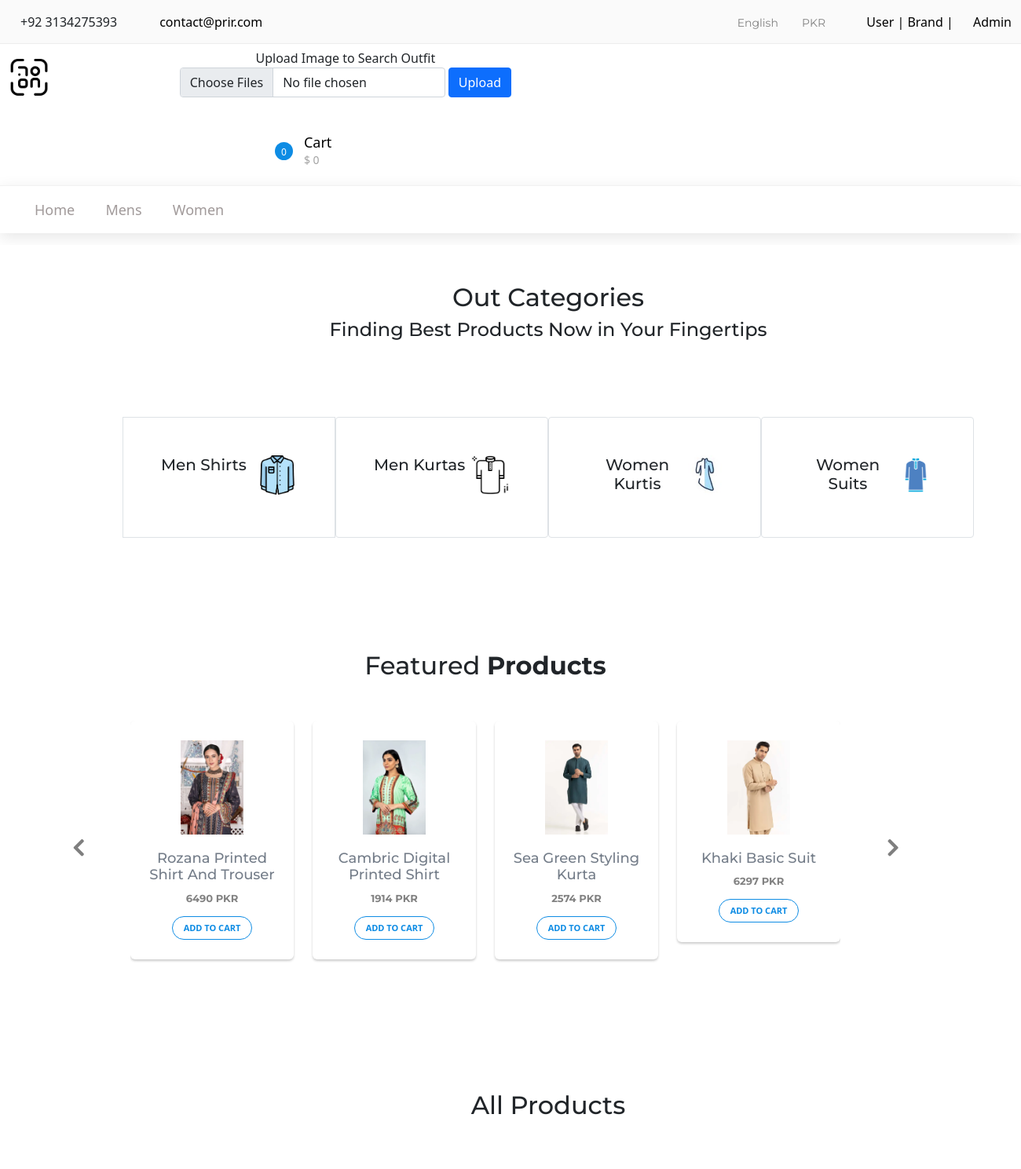
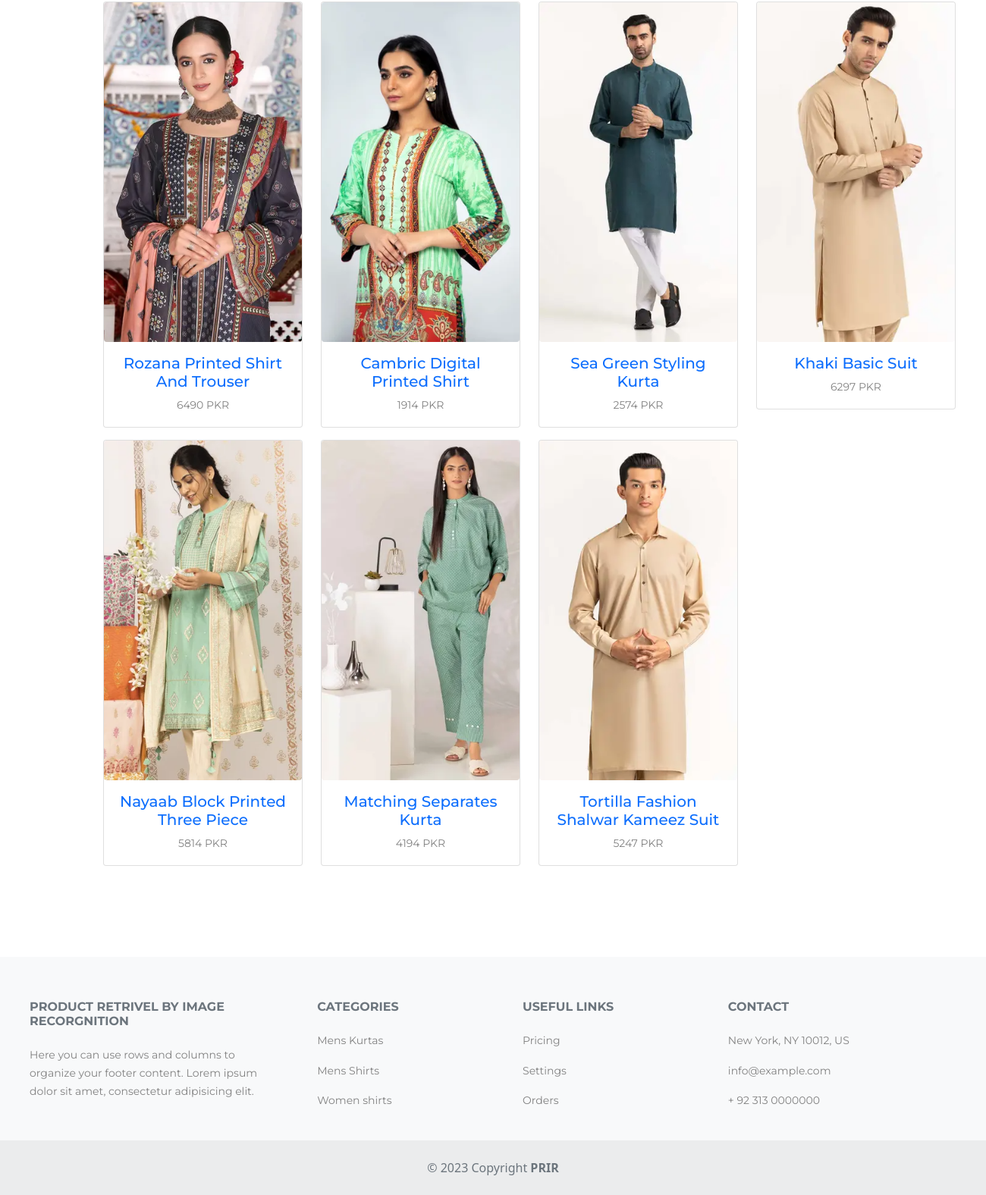
The page / on the database its author committed (2 pictures, top to bottom).
### app/models.py (models this page shows, shortened)
class Product(models.Model):
    Product_Name = models.CharField(max_length=40)
    Product_Price = models.CharField(max_length=20)
    Product_Category = models.CharField(max_length=20)
    Product_Description = models.TextField(max_length=50)
    Product_Stock = models.IntegerField(default=0)
    slug = models.SlugField(unique=True, null=True, blank=True)
    Product_Brand = models.ForeignKey(Brand, on_delete=models.CASCADE)

### app/views.py (the view)
# urls.py: path('',views.Index, name='index'),
def Index(request):
    products = Product.objects.all()                #retrive all products
    n=len(products)
    nslides = n//4 + ceil((n/4)-(n//4))
    productImages ={}
    for product in products:
        ProductImage = PImage.objects.filter(Product=product).values().first()
        productImages[product.id] = ProductImage
    print("this is query set")
    print(productImages)
    params={'no_of_slides':nslides, 'range':range(1, nslides), 'product':products,"PImage":productImages}
    return render(request, 'index.html',params)

### app/views.py (called while the page is built)
@register.filter
def get_item(dictionary, key):
    print("in get item")
    print(dictionary[key]['Product_Image'])
    return dictionary[key]['Product_Image']

### app/templates/index.html (shortened to what this page needs)
{% extends "base.html" %}
{% load static %}
{% block main_content %}
    <div class="category text-center container m-5">
        <h2>Out Categories</h2>
        <h4>Finding Best Products Now in Your Fingertips</h4>
    <div class="row m-5 p-5">
        <div class="col-3 border rounded-5 d-flex justify-content-between p-5">
            <h5>Men Shirts</h5>
            <img src="{% static 'mansshirt.png' %}" style="width: 50px; height: 50px;">
        </div>
        <div class="col-3 border rounded d-flex justify-content-between p-5">
            <h5>Men Kurtas</h5>
            <img src="{% static 'menskurta.png' %}"  style="width: 50px; height: 50px;">
        </div>
        <div class="col-3 border rounded d-flex justify-content-between p-5">
            <h5>Women Kurtis</h5>
            <img src="{% static 'womenkurta.jpg' %}"  style="width: 50px; height: 50px;">
        </div>
        <div class="col-3 border rounded d-flex justify-content-between p-5">
            <h5>Women Suits</h5>
            <img src="{% static 'womensuit.png' %}"  style="width: 50px; height: 50px;">
        </div>
    </div>
    </div>
    <div class="container-xl p-5 m-5">
	<div class="row">
		<div class="col-md-12 text-center">
			<h2 class="mb-5">Featured <b>Products</b></h2>
			<div id="myCarousel" class="carousel slide" data-ride="carousel" data-interval="0">
			<div class="carousel-inner">
				<div class="item carousel-item active">
					<div class="row">
                         {% for product in product %}
                             {% if forloop.counter <= 4 %}
						    <div class="col-sm-3">
							<div class="thumb-wrapper">
								<div class="img-box">
									<img src="/media/{{PImage|get_item:product.id}}" class="img-fluid" alt="">
								</div>
								<div class="thumb-content">
									<h4>{{ product.Product_Name }}</h4>
									<p class="item-price"><b>{{ product.Product_Price }} PKR</b></p>
									<a href="{% url 'get_single_product' product.slug %}" class="btn btn-primary">Add to Cart</a>
								</div>
							</div>
						</div>
                             {% endif %}
                         {% endfor %}
					</div>
				</div>
			</div>
			<a class="carousel-control-prev" href="#myCarousel" data-slide="prev">
				<i class="fa fa-angle-left"></i>
			</a>
			<a class="carousel-control-next" href="#myCarousel" data-slide="next">
				<i class="fa fa-angle-right"></i>
			</a>
		</div>
		</div>
	</div>
</div>
  <div class="container m-5">
    <h2 class="text-center">All Products</h2>
    <div class="row m-3 p-5">
      {% for product in product %}
        <div class="col-md-3 mb-3">
        <a href="{% url 'get_single_product' product.slug %}" >
          <div class="card text-center">
            <img src="/media/{{PImage|get_item:product.id}}" class="card-img-top img-fluid rounded" style="width: 20rem;height: 28rem; object-fit: cover" alt="{{ product.Product_Name }}">
             <div class="card-body">
              <h5 class="card-title">{{ product.Product_Name }}</h5>
                 <p class="card-text">{{ product.Product_Price }} PKR</p>
            </div>
          </div>
            </a>
        </div>
      {% endfor %}
    </div>
</div>
{% endblock %}

### app/templates/base.html (shortened to what this page needs)
{% include 'header.html' %}
{% block main_content %}
{% endblock main_content %}
{% include 'footer.html' %}

### app/templates/header.html (shortened to what this page needs)
{% load static %}
<!doctype html>
<html lang="en">
  <head>
    <link href="https://cdn.jsdelivr.net/npm/bootstrap@5.0.2/dist/css/bootstrap.min.css" rel="stylesheet">
    <link rel="stylesheet" type="text/css" href="{% static 'css/style.css' %}">
    <link rel="stylesheet" href="https://stackpath.bootstrapcdn.com/bootstrap/4.5.0/css/bootstrap.min.css">
    <link rel="stylesheet" href="https://maxcdn.bootstrapcdn.com/font-awesome/4.7.0/css/font-awesome.min.css">
    <link rel="stylesheet" href="https://cdn.jsdelivr.net/npm/bootstrap-icons@1.10.2/font/bootstrap-icons.css">
  </head>
  <body>
    <div class="super_container">
	<header class="header">
		<div class="top_bar">
			<div class="container">
				<div class="row">
					<div class="col d-flex flex-row">
						<div class="top_bar_contact_item"><div class="top_bar_icon"><img src="https://res.cloudinary.com/dxfq3iotg/image/upload/v1560918577/phone.png" alt=""></div>+92 3134275393</div>
						<div class="top_bar_contact_item"><div class="top_bar_icon"><img src="https://res.cloudinary.com/dxfq3iotg/image/upload/v1560918597/mail.png" alt=""></div><a href="mailto:fastsales@gmail.com">contact@prir.com</a></div>
						<div class="top_bar_content ml-auto">
							<div class="top_bar_menu">
								<ul class="standard_dropdown top_bar_dropdown">
								 <li>
                                     <p>English</p>
									</li>
									 <li>
										<p>PKR</p>
									</li>
								</ul>
							</div>
							<div class="top_bar_user">
								<div><a href="/user">User | </a></div>
								<div><a href="/brand_register">Brand | </a></div>
								<div><a href="/admin">Admin</a></div>
							</div>
						</div>
					</div>
				</div>
			</div>
		</div>
		<div class="header_main">
			<div class="container">
				<div class="row">
					<div class="col-lg-2 col-sm-3 col-3 order-1">
						<div class="logo_container">
                            <div class="logo"><a href="/"><img src="{% static 'logo.png' %}" style="width: 50px;"></a> </div>
						</div>
					</div>
					<div class="col-lg-6 col-12 order-lg-2 order-3 text-lg-left text-right">
						<div class="header_search">
							<div class="header_search_content">
								<div class="">
                                      <form class="form-inline" action="/image_recognition/" method="POST" enctype="multipart/form-data">{% csrf_token %}
                                         <div class="mb-3">
                                              <label for="productimage" class="form-label">Upload Image to Search Outfit</label>
                                              <input class="form-control" type="file" id="productimage" multiple name="dress">
                                             <button type="submit" class="btn btn-primary">Upload</button>
                                         </div>
                                      </form>
							</div>
						</div>
					</div>
					<div class="col-lg-4 col-9 order-lg-3 order-2 text-lg-left text-right">
						<div class="wishlist_cart d-flex flex-row align-items-center justify-content-end">
							<div class="cart">
								<div class="cart_container d-flex flex-row align-items-center justify-content-end">
									<div class="cart_icon">
                                        {% if cart_products %}
                                            <div class="cart_count"><span>{{item.Quantity}}</span></div>
                                        {% else %}
                                        <div class="cart_count"><span>0</span></div>
                                        {% endif %}
									</div>
									<div class="cart_content">
										<div class="cart_text"><a href="#">Cart</a></div>
                                        {% if cart_products %}
										    <div class="cart_price">${{total_cost}}</div>
                                            {% else %}
                                            <div class="cart_price">$ 0</div>
                                            {% endif %}
									</div>
								</div>
							</div>
						</div>
					</div>
				</div>
			</div>
		</div>
		<nav class="main_nav">
			<div class="container">
				<div class="row">
					<div class="col">
						<div class="main_nav_content d-flex flex-row">
							<div class="main_nav_menu">
								<ul class="standard_dropdown main_nav_dropdown">
									<li><a href="/">Home</a></li>
									<li>
										<a href="#">Mens</a>
									</li>
                                    <li>
										<a href="#">Women</a>
									</li>
								</ul>
							</div>
						</div>
					</div>
				</div>
			</div>
		</nav>
	</header>
</div>
  </body>
</html>

### app/templates/footer.html (shortened to what this page needs)
<!doctype html>
<html lang="en">
  <head>
    <link href="https://cdn.jsdelivr.net/npm/bootstrap@5.0.2/dist/css/bootstrap.min.css" rel="stylesheet">
  </head>
  <body>
    <footer class="text-center text-lg-start bg-light text-muted">
        <section class="pt-2">
        <div class="container text-center text-md-start mt-5">
          <div class="row mt-3">
            <div class="col-md-3 col-lg-4 col-xl-3 mx-auto mb-4">
              <h6 class="text-uppercase fw-bold mb-4">
                </i>Product Retrivel by Image Recorgnition
              </h6>
              <p>
                Here you can use rows and columns to organize your footer content. Lorem ipsum
                dolor sit amet, consectetur adipisicing elit.
              </p>
            </div>
            <div class="col-md-2 col-lg-2 col-xl-2 mx-auto mb-4">
              <h6 class="text-uppercase fw-bold mb-4">
                Categories
              </h6>
              <p>
                <a href="#!" class="text-reset">Mens Kurtas</a>
              </p>
              <p>
                <a href="#!" class="text-reset">Mens Shirts</a>
              </p>
              <p>
                <a href="#!" class="text-reset">Women shirts</a>
              </p>
            </div>
            <div class="col-md-3 col-lg-2 col-xl-2 mx-auto mb-4">
              <h6 class="text-uppercase fw-bold mb-4">
                Useful links
              </h6>
              <p>
                <a href="#!" class="text-reset">Pricing</a>
              </p>
              <p>
                <a href="#!" class="text-reset">Settings</a>
              </p>
              <p>
                <a href="#!" class="text-reset">Orders</a>
              </p>
            </div>
            <div class="col-md-4 col-lg-3 col-xl-3 mx-auto mb-md-0 mb-4">
              <h6 class="text-uppercase fw-bold mb-4">Contact</h6>
              <p>New York, NY 10012, US</p>
              <p>
                info@example.com
              </p>
              <p> + 92 313 0000000</p>
            </div>
          </div>
        </div>
      </section>
      <div class="text-center p-4" style="background-color: rgba(0, 0, 0, 0.05);">
          © 2023 Copyright <strong>PRIR</strong>
      </div>
    </footer>
  </body>
</html>

### rows shown on the page
Product: shows a picture, Product_Name "Rozana Printed Shirt And Trouser", Product_Price "6490"
Product: shows a picture, Product_Name "Cambric Digital Printed Shirt", Product_Price "1914"
Product: shows a picture, Product_Name "Sea Green Styling Kurta", Product_Price "2574"
Product: shows a picture, Product_Name "Khaki Basic Suit", Product_Price "6297"
Product: shows a picture, Product_Name "Nayaab Block Printed Three Piece", Product_Price "5814"
Product: shows a picture, Product_Name "Matching Separates Kurta", Product_Price "4194"
Product: shows a picture, Product_Name "Tortilla Fashion Shalwar Kameez Suit", Product_Price "5247"
